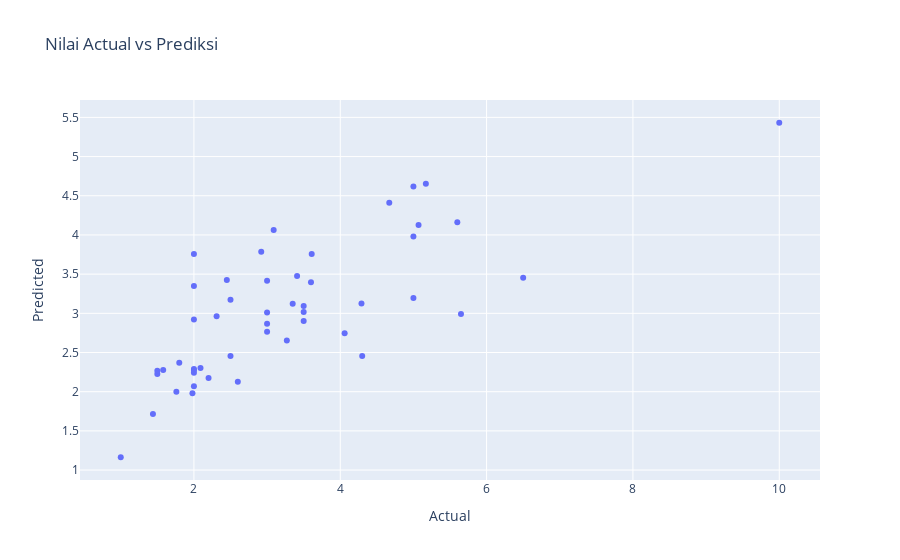
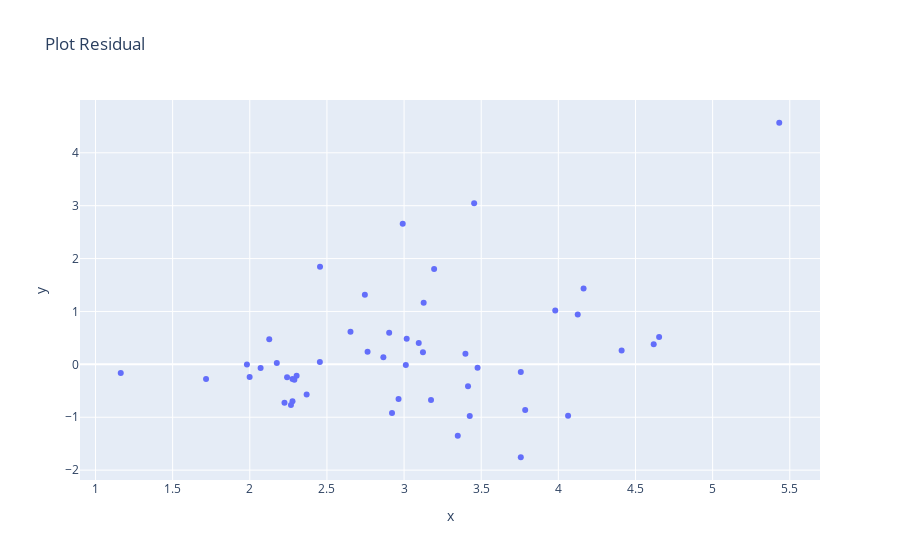

Write notebook code for charts like these, in order.
### Markdown cell above
## Visualisasi hasil
Visualisasi membantu kita memahami seberapa baik model memprediksi nilai aktual. Kita akan membuat _scatter plot_ yang membandingkan nilai aktual dengan nilai prediksi dan juga plot residual untuk menganalisis kesalahan model.

### Code cell
# Pastikan array dalam bentuk 1-dimensi untuk visualisasi
y_test_flattened = y_test.ravel()
y_pred_flattened = y_pred.ravel() 
prediction_data = pd.DataFrame({'Actual': y_test_flattened, 'Predicted' : y_pred_flattened })

# Scatter plot
figure = px.scatter(prediction_data, x='Actual', y='Predicted', title='Nilai Actual vs Prediksi')
figure.show()

# Plot residual
residual = y_test_flattened - y_pred_flattened

figure_res = px.scatter(x=y_pred_flattened, y=residual, title='Plot Residual')
figure_res.show()

### Figure 1 — Plotly figure (JSON) as saved in the notebook; plotly's stock layout.template omitted (floating-point values rounded to 4 significant figures)
{"data": [{"hovertemplate": "Actual=%{x}<br>Predicted=%{y}<extra></extra>", "legendgroup": "", "marker": {"color": "#636efa", "symbol": "circle"}, "mode": "markers", "name": "", "orientation": "v", "showlegend": false, "type": "scatter", "x": [1.0, 3.0, 3.41, 2.5, 3.0, 1.44, 1.76, 3.5, 2.0, 3.61, 2.2, 2.0, 5.07, 4.29, 10.0, 2.0, 5.65, 2.6, 2.0, 2.0, 3.09, 3.27, 4.3, 6.5, 1.8, 1.5, 4.06, 5.0, 2.31, 2.0, 2.0, 5.6, 1.98, 4.67, 5.17, 1.58, 5.0, 2.5, 3.5, 1.5, 2.92, 3.35, 3.5, 2.09, 2.45, 3.0, 3.6, 5.0, 3.0], "xaxis": "x", "y": [1.164, 2.763, 3.476, 2.454, 3.011, 1.717, 1.999, 3.095, 2.277, 3.757, 2.175, 2.07, 4.126, 3.127, 5.432, 2.922, 2.991, 2.126, 2.242, 3.348, 4.063, 2.653, 2.455, 3.454, 2.369, 2.225, 2.746, 3.195, 2.964, 3.757, 2.289, 4.164, 1.981, 4.41, 4.653, 2.277, 3.98, 3.175, 2.903, 2.267, 3.785, 3.122, 3.017, 2.303, 3.426, 3.415, 3.398, 4.618, 2.866], "yaxis": "y"}], "layout": {"legend": {"tracegroupgap": 0}, "title": {"text": "Nilai Actual vs Prediksi"}, "xaxis": {"anchor": "y", "domain": [0, 1], "title": {"text": "Actual"}}, "yaxis": {"anchor": "x", "domain": [0, 1], "title": {"text": "Predicted"}}}}

### Figure 2 — Plotly figure (JSON) as saved in the notebook; plotly's stock layout.template omitted (floating-point values rounded to 4 significant figures)
{"data": [{"hovertemplate": "x=%{x}<br>y=%{y}<extra></extra>", "legendgroup": "", "marker": {"color": "#636efa", "symbol": "circle"}, "mode": "markers", "name": "", "orientation": "v", "showlegend": false, "type": "scatter", "x": [1.164, 2.763, 3.476, 2.454, 3.011, 1.717, 1.999, 3.095, 2.277, 3.757, 2.175, 2.07, 4.126, 3.127, 5.432, 2.922, 2.991, 2.126, 2.242, 3.348, 4.063, 2.653, 2.455, 3.454, 2.369, 2.225, 2.746, 3.195, 2.964, 3.757, 2.289, 4.164, 1.981, 4.41, 4.653, 2.277, 3.98, 3.175, 2.903, 2.267, 3.785, 3.122, 3.017, 2.303, 3.426, 3.415, 3.398, 4.618, 2.866], "xaxis": "x", "y": [-0.1636, 0.2365, -0.06635, 0.04578, -0.0113, -0.2765, -0.2391, 0.4049, -0.2767, -0.1466, 0.02491, -0.07005, 0.9444, 1.163, 4.568, -0.9219, 2.659, 0.4739, -0.2418, -1.348, -0.973, 0.6173, 1.845, 3.046, -0.5686, -0.7249, 1.314, 1.805, -0.6542, -1.757, -0.289, 1.436, -0.001326, 0.2599, 0.517, -0.6968, 1.02, -0.6747, 0.5966, -0.7668, -0.8651, 0.2276, 0.483, -0.2135, -0.9757, -0.4145, 0.2023, 0.382, 0.1342], "yaxis": "y"}], "layout": {"legend": {"tracegroupgap": 0}, "title": {"text": "Plot Residual"}, "xaxis": {"anchor": "y", "domain": [0, 1], "title": {"text": "x"}}, "yaxis": {"anchor": "x", "domain": [0, 1], "title": {"text": "y"}}}}
